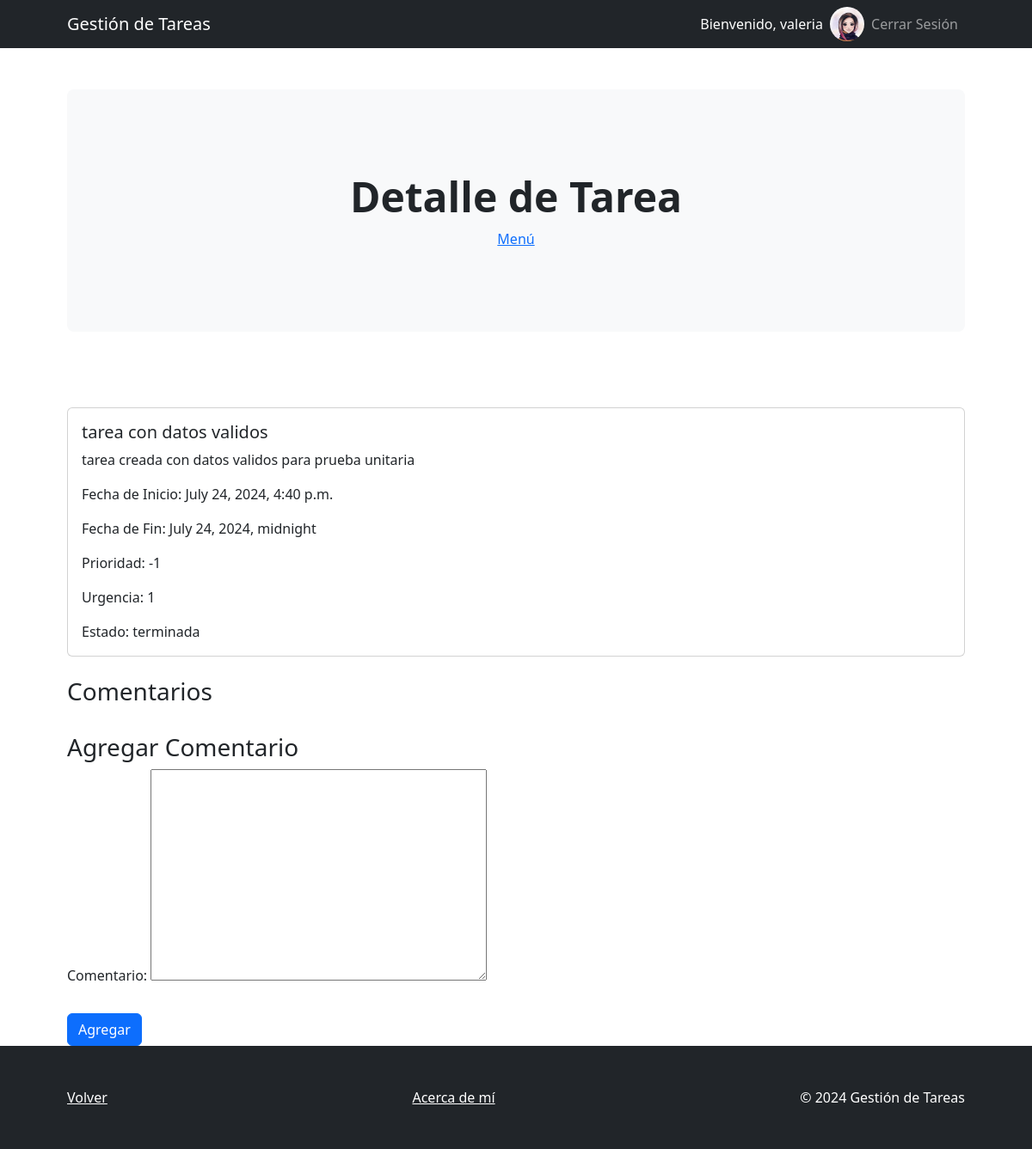
The page /tareas/3/ (signed in) on the database as committed earlier.
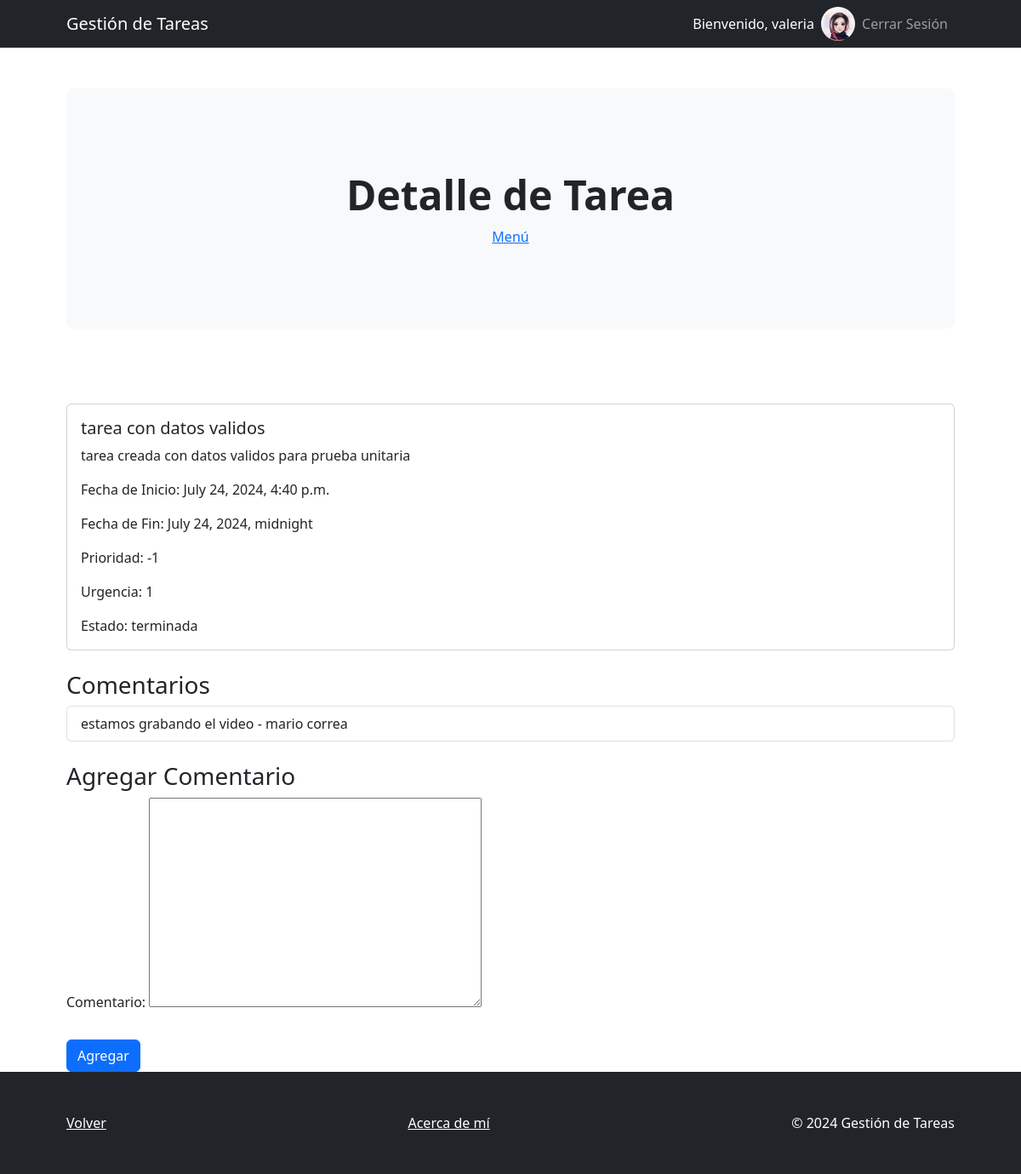
The same page on the database as committed later.
### derivadorDeTareasApp/models.py (models this page shows, shortened)
class Comentario(models.Model):
    tarea = models.ForeignKey(Tarea, related_name='comentarios', on_delete=models.CASCADE)
    usuario = models.ForeignKey(Usuario, on_delete=models.CASCADE)
    comentario = models.TextField()
    fecha = models.DateTimeField(auto_now_add=True)

class Usuario(AbstractBaseUser, PermissionsMixin):
    id_unico = models.UUIDField(default=uuid.uuid4, editable=False, unique=True)
    email = models.EmailField(max_length=255, unique=True)
    nombre = models.CharField(max_length=255)
    apellido = models.CharField(max_length=255)
    avatar = models.ImageField(upload_to='avatars/', blank=True, null=True)
    is_active = models.BooleanField(default=True)
    is_admin = models.BooleanField(default=False)
    groups = models.ManyToManyField(
        Group,
        related_name='custom_usuario_set',  # Nombre de relación inversa personalizado
        blank=True,
        help_text='The groups this user belongs to. A user will get all permissions granted to each of their groups.',
        related_query_name='custom_usuario',
    )
    user_permissions = models.ManyToManyField(
        Permission,
        related_name='custom_usuario_set',  # Nombre de relación inversa personalizado
        blank=True,
        help_text='Specific permissions for this user.',
        related_query_name='custom_usuario',
    )
    objects = UsuarioManager()
    USERNAME_FIELD = 'email'
    REQUIRED_FIELDS = ['nombre', 'apellido']

### derivadorDeTareasApp/views.py (the view)
# urls.py: path('tareas/<int:pk>/', views.detalle_tarea, name='detalle_tarea'),
@login_required
def detalle_tarea(request, pk):
    tarea = get_object_or_404(Tarea, pk=pk)
    if request.method == 'POST':
        form = ComentarioForm(request.POST)
        if form.is_valid():
            comentario = form.save(commit=False)
            comentario.tarea = tarea
            comentario.usuario = request.user
            comentario.save()
            return redirect('detalle_tarea', pk=tarea.pk)
    else:
        form = ComentarioForm()
    return render(request, 'tareas/detalle_tarea.html', {'tarea': tarea, 'form': form})

### derivadorDeTareasApp/forms.py
class ComentarioForm(forms.ModelForm):
    class Meta:
        model = Comentario
        fields = ['comentario']

### derivadorDeTareasApp/templates/tareas/detalle_tarea.html (shortened to what this page needs)
{% extends 'base.html' %}
{% block header %}
<div class="m-4 m-lg-5">
    <h2 class="display-5 fw-bold">Detalle de Tarea</h2>
    <a href="{% if user.is_superuser %}{% url 'menu_admin' %}{% else %}{% url 'menu_usuario' %}{% endif %}" class="breadcrumb-item">Menú</a>
</div>
{% endblock %}
{% block content %}
<div class="card">
    <div class="card-body">
        <h5 class="card-title">{{ tarea.nombre }}</h5>
        <p class="card-text">{{ tarea.descripcion }}</p>
        <p class="card-text">Fecha de Inicio: {{ tarea.fecha_inicio }}</p>
        <p class="card-text">Fecha de Fin: {{ tarea.fecha_fin }}</p>
        <p class="card-text">Prioridad: {{ tarea.prioridad }}</p>
        <p class="card-text">Urgencia: {{ tarea.urgencia }}</p>
        <p class="card-text">Estado: {{ tarea.estado }}</p>
    </div>
</div>
<h3 class="mt-4">Comentarios</h3>
<ul class="list-group">
    {% for comentario in tarea.comentarios.all %}
        <li class="list-group-item">{{ comentario.comentario }} - {{ comentario.usuario.nombre }} {{ comentario.usuario.apellido }}</li>
    {% endfor %}
</ul>
<h3 class="mt-4">Agregar Comentario</h3>
<form method="post" class="needs-validation" novalidate>
    {{ form.as_p }}
    <button type="submit" class="btn btn-primary mt-3">Agregar</button>
</form>
{% endblock %}

Rows that differ between the two databases and show on the page:
added Comentario: comentario "estamos grabando el video", usuario.nombre "mario", usuario.apellido "correa"
